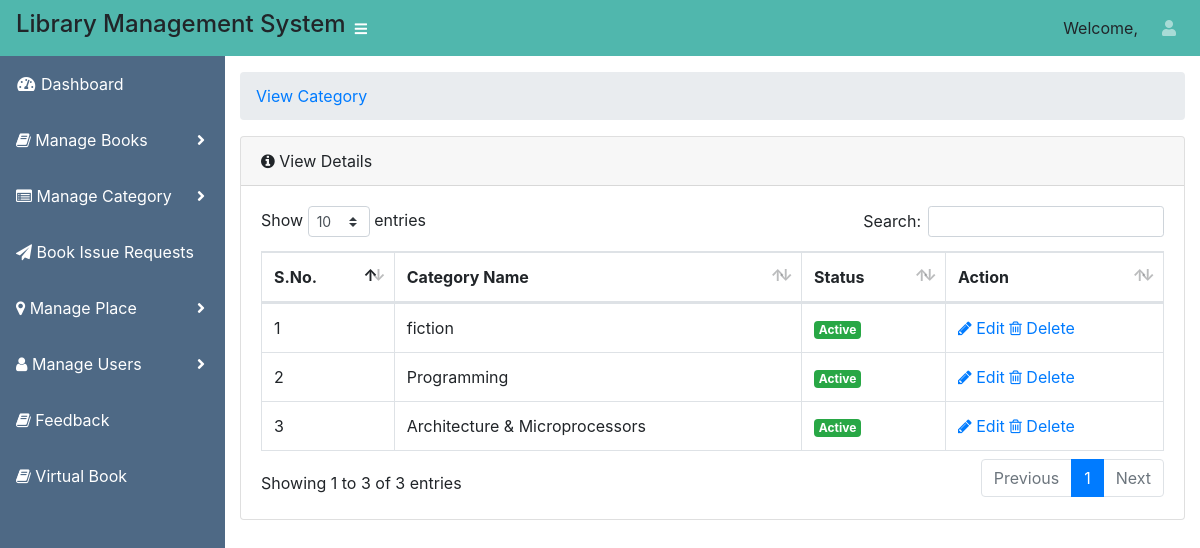
The app's page /library_management/admin/view-category.php (signed in) with its own data.
### tables this page shows
CREATE TABLE `tbl_category` (
  `id` int(11) NOT NULL,
  `category_name` varchar(250) NOT NULL,
  `status` tinyint(4) NOT NULL COMMENT '1=active, 0=inactive',
  `created_at` timestamp NOT NULL DEFAULT current_timestamp() ON UPDATE current_timestamp()
);

### library_management/admin/view-category.php (the view, shortened to what this page needs)
<?php
include ('../connection.php');
?>
<?php include('include/header.php'); ?>
  <div id="wrapper">
    <?php include('include/side-bar.php'); ?>
    <div id="content-wrapper">
      <div class="container-fluid">
        <ol class="breadcrumb">
          <li class="breadcrumb-item">
            <a href="#">View Category</a>
          </li>
        </ol>
  <div class="card mb-3">
          <div class="card-header">
            <i class="fa fa-info-circle"></i>
            View Details</div>
            <div class="card-body">
            <div class="table-responsive">
              <table class="table table-bordered" id="dataTable" width="100%" cellspacing="0">
                <thead>
                                            <tr>
                                                <th>S.No.</th>
                                                <th>Category Name</th>
                                                <th>Status</th>
                                                <th>Action</th>
                                            </tr>
                                        </thead>
                                        <tbody>
										<?php
										$select_query = mysqli_query($conn, "select * from tbl_category");
										$sn = 1;
										while($row = mysqli_fetch_array($select_query))
										{
										?>
                                            <tr>
                                                <td><?php echo $sn; ?></td>
                                                <td><?php echo $row['category_name']; ?></td>
                                                <?php if($row['status']==1){
                                                  ?><td><span class="badge badge-success">Active</span></td>
                                        <?php } else { ?><td><span class="badge badge-danger">Inactive</span></td>
                                           <?php } ?>
                                                  <td>
                                                  <a href="edit-category.php?id=<?php echo $row['id'];?>"><i class="fa fa-pencil m-r-5"></i> Edit</a>
                                                  <a href="view-category.php?ids=<?php echo $row['id'];?>" onclick="return confirmDelete()"><i class="fa fa-trash-o m-r-5"></i> Delete</a>
                                                  </td>
                                                </tr>
										<?php $sn++; } ?>
                                        </tbody>
                                    </table>
                                </div>
                            </div>
                            </div>
    </div>
        </div>
 <?php include('include/footer.php'); ?>

### records on screen
tbl_category: category_name "fiction", status "Active"
tbl_category: category_name "Programming", status "Active"
tbl_category: category_name "Architecture & Microprocessors", status "Active"
